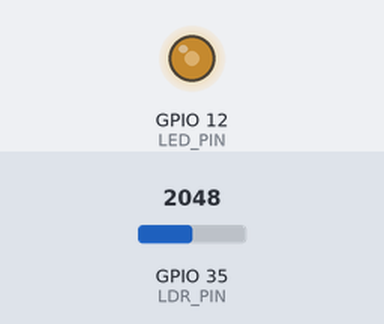
The sketch below on a simulated ESP32. Parts: output pins drawn as LEDs (lit = HIGH). The test bench sets the inputs (shaded band); at power-on: GPIO 35 (LDR_PIN) = 2048.

Above: at 1.2 s.
1.3 s: GPIO 35 (LDR_PIN) set to 2866
At 1.7 s:
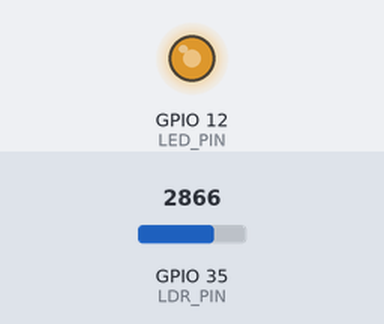
2.8 s: GPIO 35 (LDR_PIN) set to 3603
At 4.0 s:
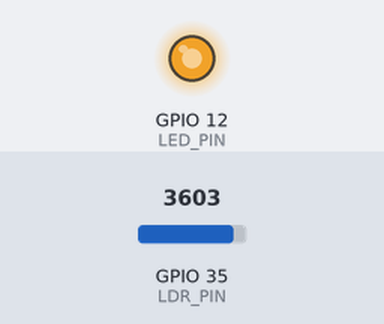
4.3 s: GPIO 35 (LDR_PIN) set to 491
At 5.4 s:
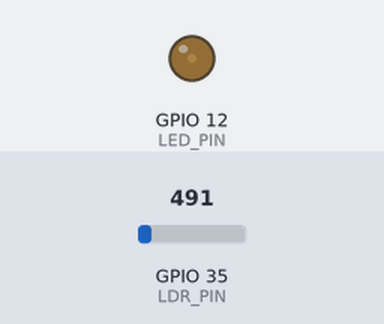
5.8 s: GPIO 35 (LDR_PIN) set to 0
At 6.6 s:
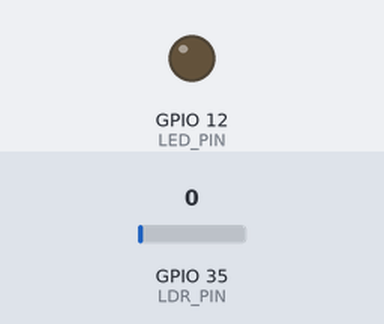
7.3 s: GPIO 35 (LDR_PIN) set to 2047
At 7.8 s:
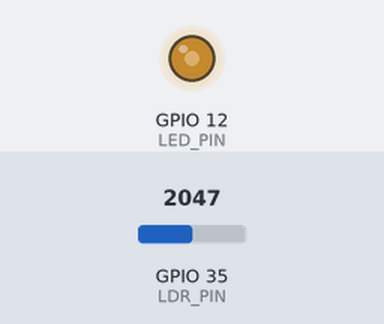
Timing chart, 0 to 9.8 s (numbered marks = the images above; inputs shaded):
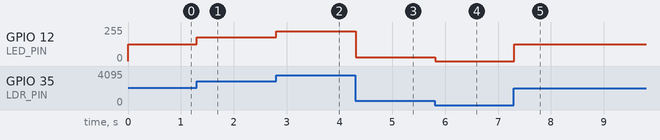

Measured:
- after the input at 1.3 s, GPIO 12 (LED_PIN): 127/255 → 178/255 at once
- after the input at 2.8 s, GPIO 12 (LED_PIN): 178/255 → 224/255 at once
- after the input at 4.3 s, GPIO 12 (LED_PIN): 224/255 → 30/255 at once
- after the input at 5.8 s, GPIO 12 (LED_PIN): 30/255 → 0/255 at once
- after the input at 7.3 s, GPIO 12 (LED_PIN): 0/255 → 127/255 at once

The sketch:

LDR_Automatic_Ambient_Sensing.ino
```cpp
const int LDR_PIN = 35; // Define the pin connected to the LDR
const int LED_PIN = 12; // Define the pin connected to the LED
void setup() {
pinMode(LDR_PIN, INPUT);
pinMode(LED_PIN, OUTPUT);
}
void loop() {
int sensorValue = analogRead(LDR_PIN); // Read the LDR value (0-4095)
int brightness = map(sensorValue, 0, 4095, 0, 255); // Map to LED brightness
(0-255);
analogWrite(LED_PIN, brightness); // Set LED brightness
delay(100); // Add a small delay for stability
}
```
